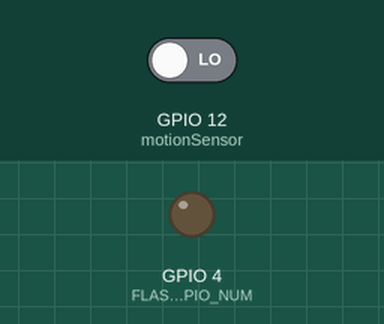
A sketch run on a simulated ESP32. Parts: output pins drawn as LEDs (lit = HIGH). The inputs (shaded band) are chosen by the test bench; at power-on: GPIO 12 (motionSensor) LOW. WiFi joins after 1.5 s; servers stay silent unless stated; uploads are accepted with an empty reply; the camera gives no picture; what the sketch prints to the serial monitor is not drawn.

Above: at 3.9 s.
4.0 s: GPIO 12 (motionSensor) driven HIGH
At 4.6 s:
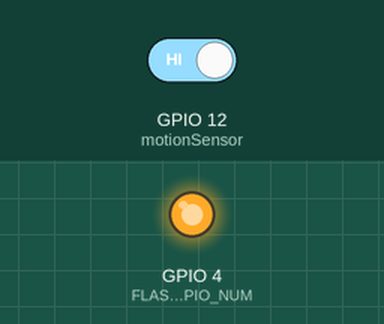
5.7 s: GPIO 12 (motionSensor) driven LOW
At 6.7 s:
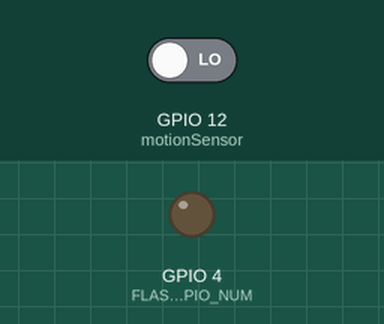
Timing chart, 0 to 8.7 s (numbered marks = the images above; inputs shaded):
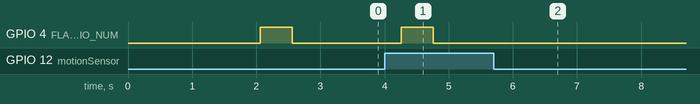

Measured:
- after the input at 4.0 s, GPIO 4 (FLASH_GPIO_NUM): LOW → HIGH after 0.26 s, → LOW 0.50 s later
- after the input at 5.7 s, GPIO 4 (FLASH_GPIO_NUM): stops changing and stays LOW

The sketch:

main.ino
```cpp
// (licence header left out)
#include <Arduino.h>
#include <WiFi.h>
#include "soc/soc.h"
#include "soc/rtc_cntl_reg.h"
#include "esp_camera.h"

// WIFI ayarları
const char* ssid = "mediumgoal";
const char* password = "sifre";

// Sunucu ayarları
String serverName = "192.168.43.106";

String serverPath = "/upload-img/";

const int serverPort = 8000;

WiFiClient client;

// CAMERA_MODEL_AI_THINKER  // kamera pin ayarları
#define PWDN_GPIO_NUM     32
#define RESET_GPIO_NUM    -1
#define XCLK_GPIO_NUM      0
#define SIOD_GPIO_NUM     26
#define SIOC_GPIO_NUM     27

#define Y9_GPIO_NUM       35
#define Y8_GPIO_NUM       34
#define Y7_GPIO_NUM       39
#define Y6_GPIO_NUM       36
#define Y5_GPIO_NUM       21
#define Y4_GPIO_NUM       19
#define Y3_GPIO_NUM       18
#define Y2_GPIO_NUM        5
#define VSYNC_GPIO_NUM    25
#define HREF_GPIO_NUM     23
#define PCLK_GPIO_NUM     22

// FLASH ve Motion sensor pin
#define FLASH_GPIO_NUM 4
const int motionSensor = 12;


void setup() {
  WRITE_PERI_REG(RTC_CNTL_BROWN_OUT_REG, 0); // brown detector kapa
  Serial.begin(115200);

  // ilk olarak wifi'ya bağlanmaya
  WiFi.mode(WIFI_STA);
  Serial.println();
  Serial.print("Connecting to ");
  Serial.println(ssid);
  WiFi.begin(ssid, password);
  while (WiFi.status() != WL_CONNECTED) {
    Serial.print(".");
    delay(500);
  }
  Serial.println();
  Serial.print("ESP32-CAM IP Address: ");
  Serial.println(WiFi.localIP());

  // kamera ayarlarının yapılması
  camera_config_t config;
  config.ledc_channel = LEDC_CHANNEL_0;
  config.ledc_timer = LEDC_TIMER_0;
  config.pin_d0 = Y2_GPIO_NUM;
  config.pin_d1 = Y3_GPIO_NUM;
  config.pin_d2 = Y4_GPIO_NUM;
  config.pin_d3 = Y5_GPIO_NUM;
  config.pin_d4 = Y6_GPIO_NUM;
  config.pin_d5 = Y7_GPIO_NUM;
  config.pin_d6 = Y8_GPIO_NUM;
  config.pin_d7 = Y9_GPIO_NUM;
  config.pin_xclk = XCLK_GPIO_NUM;
  config.pin_pclk = PCLK_GPIO_NUM;
  config.pin_vsync = VSYNC_GPIO_NUM;
  config.pin_href = HREF_GPIO_NUM;
  config.pin_sscb_sda = SIOD_GPIO_NUM;
  config.pin_sscb_scl = SIOC_GPIO_NUM;
  config.pin_pwdn = PWDN_GPIO_NUM;
  config.pin_reset = RESET_GPIO_NUM;
  config.xclk_freq_hz = 20000000;
  config.pixel_format = PIXFORMAT_JPEG;


  // init with high specs to pre-allocate larger buffers
  if(psramFound()){
    config.frame_size = FRAMESIZE_SVGA;
    config.jpeg_quality = 10;  //0-63 lower number means higher quality
    config.fb_count = 2;
  } else {
    config.frame_size = FRAMESIZE_CIF;
    config.jpeg_quality = 12;  //0-63 lower number means higher quality
    config.fb_count = 1;
  }

  // camera init
  esp_err_t err = esp_camera_init(&config);
  if (err != ESP_OK) {
    Serial.printf("Camera init failed with error 0x%x", err);
    delay(1000);
    ESP.restart();
  }

  // built in flash output
  pinMode(FLASH_GPIO_NUM, OUTPUT);

  // esp kamera mirror ayarı
  sensor_t * s = esp_camera_sensor_get();
  s->set_hmirror(s, 1);        // 0 = disable , 1 = enable

  // hareket sensoru
  pinMode(motionSensor, INPUT_PULLUP);

  // ilk açıldığında deneme olarak fotoğraf gönderir
  sendPhoto();
}

void loop() {
  // eğer hareket algılandıysa fotoğraf gönder
  int isDetected = digitalRead(motionSensor);
   if(isDetected == 1){
      Serial.println("Hareket algilandi. Foto cekiliyor");
      sendPhoto();
      delay(3000);
    }
}

String sendPhoto() {
  String getAll;
  String getBody;

  camera_fb_t * fb = NULL;
  fb = esp_camera_fb_get();
  if(!fb) {
    Serial.println("Camera capture failed");
    delay(1000);
    ESP.restart();
  }

  Serial.println("Connecting to server: " + serverName);

  if (client.connect(serverName.c_str(), serverPort)) {
    //fotoğraf çekilirken flashı aç kapa
    digitalWrite(FLASH_GPIO_NUM, HIGH);
    delay(500);
    digitalWrite(FLASH_GPIO_NUM, LOW);
    Serial.println("Connection successful!");

    //fotoğrafı sunucuya gönder
    String head = "--RandomNerdTutorials\r\nContent-Disposition: form-data; name=\"image\"; filename=\"esp32-cam.jpg\"\r\nContent-Type: image/jpeg\r\n\r\n";
    String tail = "\r\n--RandomNerdTutorials--\r\n";

    uint32_t imageLen = fb->len;
    uint32_t extraLen = head.length() + tail.length();
    uint32_t totalLen = imageLen + extraLen;

    client.println("POST " + serverPath + " HTTP/1.1");
    client.println("Host: " + serverName);
    client.println("Content-Length: " + String(totalLen));
    client.println("Content-Type: multipart/form-data; boundary=RandomNerdTutorials");
    client.println();
    client.print(head);

    uint8_t *fbBuf = fb->buf;
    size_t fbLen = fb->len;
    for (size_t n=0; n<fbLen; n=n+1024) {
      if (n+1024 < fbLen) {
        client.write(fbBuf, 1024);
        fbBuf += 1024;
      }
      else if (fbLen%1024>0) {
        size_t remainder = fbLen%1024;
        client.write(fbBuf, remainder);
      }
    }
    client.print(tail);

    esp_camera_fb_return(fb);

    int timoutTimer = 10000;
    long startTimer = millis();
    boolean state = false;

    // sunucu cevabı beklenene kadar ekrana . yazar
    while ((startTimer + timoutTimer) > millis()) {
      Serial.print(".");
      delay(100);
      while (client.available()) {
        char c = client.read();
        if (c == '\n') {
          if (getAll.length()==0) { state=true; }
          getAll = "";
        }
        else if (c != '\r') { getAll += String(c); }
        if (state==true) { getBody += String(c); }
        startTimer = millis();
      }
      if (getBody.length()>0) { break; }
    }
    Serial.println();
    client.stop();
    Serial.println(getBody);
  }
  else {
    getBody = "Connection to " + serverName +  " failed.";
    Serial.println(getBody);
  }

  // sunucu cevabını döndür
  return getBody;
}
```
